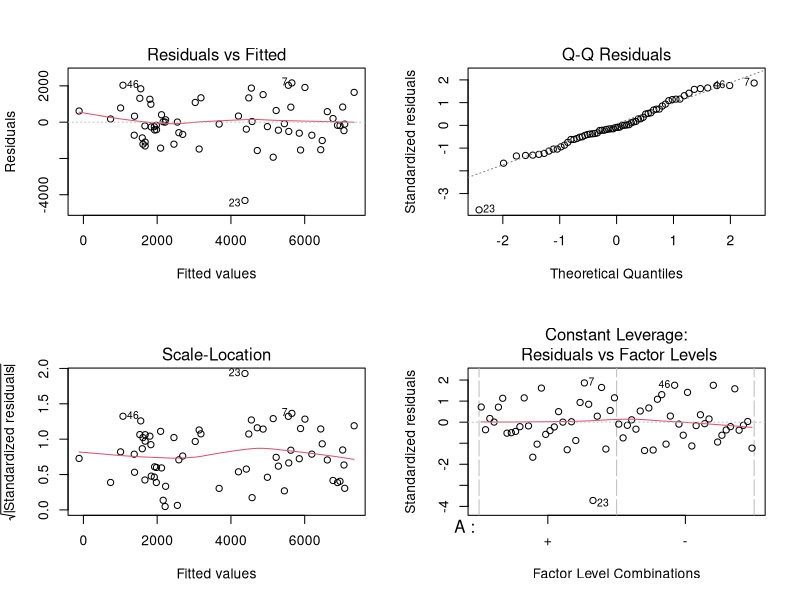

Here is the R script that generated this plot:
## ---- chunk 1
knitr::opts_chunk$set(echo = TRUE, eval = TRUE, comment = "#>", warning = FALSE, message=FALSE)
## ---- chunk 2
# importing packages
# require(FrF2)
## ---- chunk 3

results <- c(7863,6977,6597,8982,5056,4352,7814,5472,6450,4031,4915,5365,3213,4540,7917,
             4842,6968,6717,7192,6767,5821,6387,064,4742,5246,3150,5463,7588,6430,3573,
             5867,4608,1564,728,1574,362,1673,3063,2816,1500,2845,496,2184,911,1241,
             3107,1657,1803,2552,2358,2218,2527,1460,403,1714,3391,2006,1789,4118,
             577,2018,658,4528,662)

results

length(results)
?gl

ExperimentDesign <- expand.grid(A = gl(2, 1, labels = c("+", "-")),
                           B = gl(2, 1, labels = c("+", "-")),
                           C = gl(2, 1, labels = c("+", "-")),
                           D = gl(2, 1, labels = c("+", "-")),
                           E = gl(2, 1, labels = c("+", "-")),
                           FF = gl(2, 1, labels = c("+", "-"))) # FALSE IS RESERVED


# colnames(ExperimentDesign) <- c("Bright", "Coffee", "Music", "Seating", "Surroundings", "Device")


#View(ExperimentDesign)
ExperimentDesign

#print(FrF2(nruns=2^4,nfactors=4, randomize=FALSE))
# må sette default.levels = c(1, -1)

#plan = FrF2(nruns = 2^6, nfactors=6, randomize=FALSE)
#plan <- add.response(plan, results)

attach(ExperimentDesign)
fit <- lm(results~(A+B+C+D+E+FF)^2, data=ExperimentDesign)
summary(fit)

# Check of model assumptions.
par(mfrow=c(2,2))
plot(fit) # Finnes vel nicere måte å plotte på sikkert, men har det ikke i hodet akk nå. 
